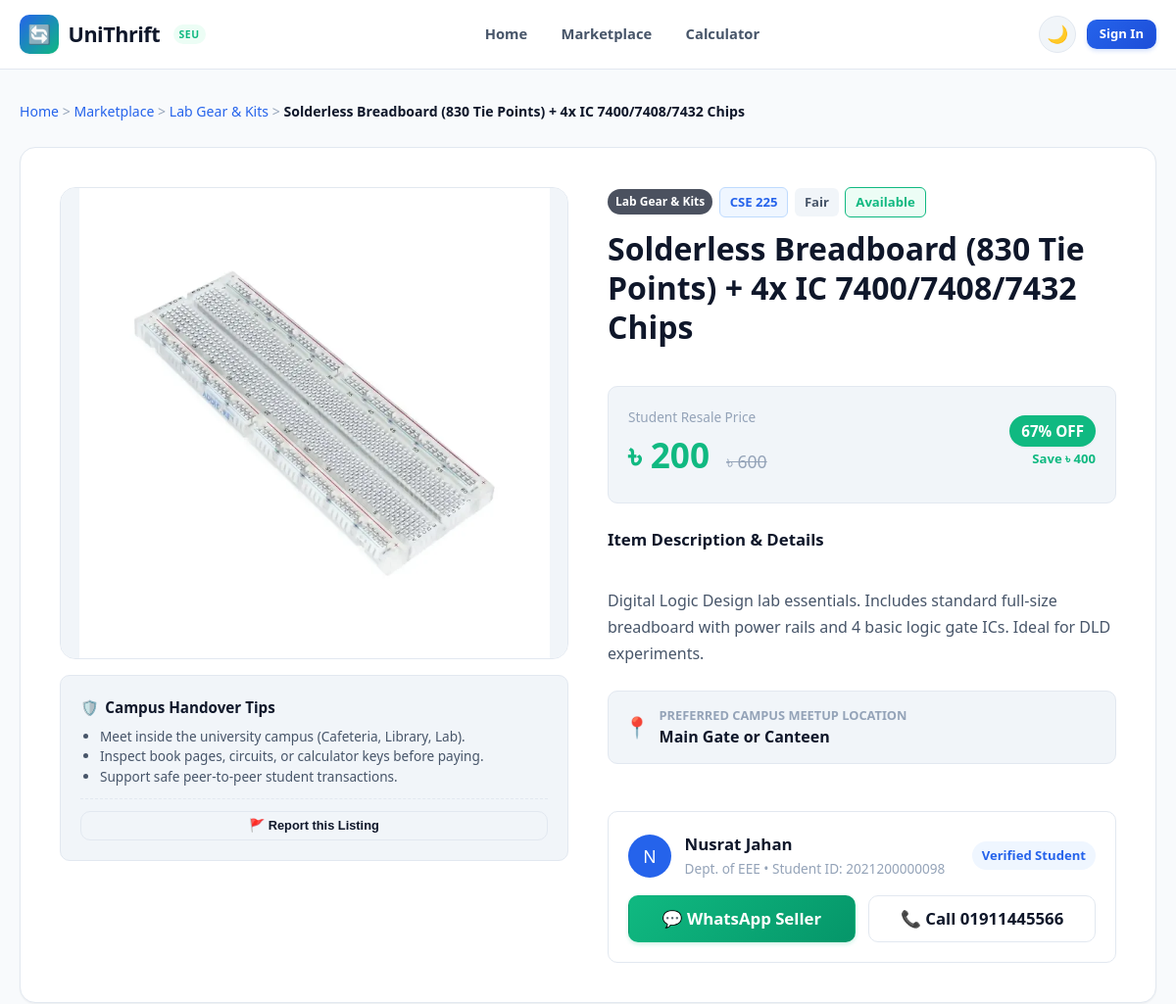
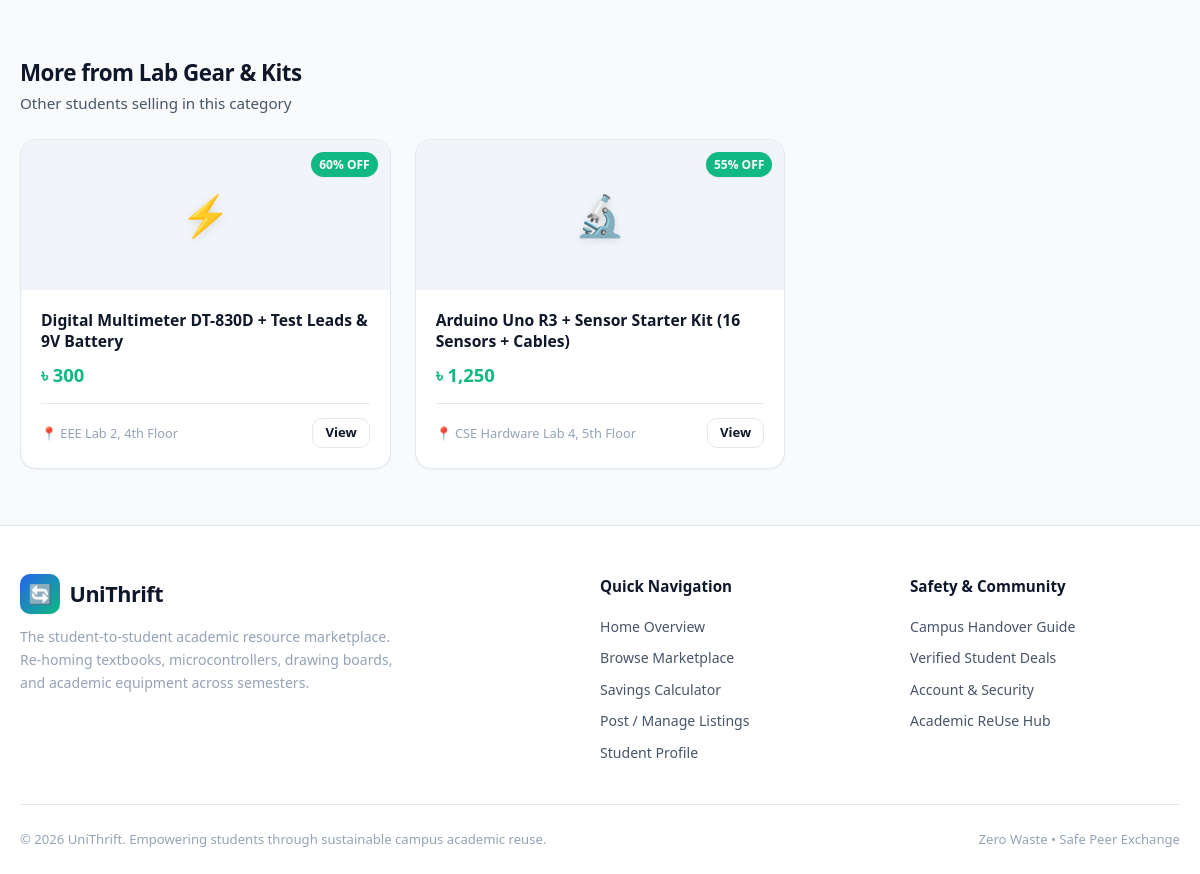
The app's page /item_details.php?id=7 with its own data (2 pictures, top to bottom).
### tables this page shows
CREATE TABLE `items` (
  `id` int(11) NOT NULL AUTO_INCREMENT,
  `user_id` int(11) NOT NULL,
  `title` varchar(150) NOT NULL,
  `category` enum('Textbooks','Lab Gear & Kits','Drawing & Tools','Electronics & Calculators','Other') NOT NULL,
  `course_code` varchar(20) DEFAULT NULL,
  `item_condition` enum('Like New','Gently Used','Fair') NOT NULL,
  `original_price` decimal(10,2) NOT NULL,
  `selling_price` decimal(10,2) NOT NULL,
  `description` text NOT NULL,
  `meetup_location` varchar(120) NOT NULL,
  `image_icon` varchar(10) DEFAULT '?',
  `image_url` varchar(255) DEFAULT NULL,
  `status` enum('Available','Reserved','Sold') DEFAULT 'Available',
  `created_at` timestamp NOT NULL DEFAULT current_timestamp(),
  `updated_at` timestamp NOT NULL DEFAULT current_timestamp() ON UPDATE current_timestamp(),
  PRIMARY KEY (`id`),
  KEY `user_id` (`user_id`),
  CONSTRAINT `items_ibfk_1` FOREIGN KEY (`user_id`) REFERENCES `users` (`id`) ON DELETE CASCADE
);

CREATE TABLE `users` (
  `id` int(11) NOT NULL AUTO_INCREMENT,
  `student_id` varchar(30) NOT NULL,
  `full_name` varchar(100) NOT NULL,
  `email` varchar(100) NOT NULL,
  `phone` varchar(25) NOT NULL,
  `department` varchar(50) DEFAULT 'CSE',
  `role` varchar(20) DEFAULT 'student',
  `password_hash` varchar(255) NOT NULL,
  `created_at` timestamp NOT NULL DEFAULT current_timestamp(),
  PRIMARY KEY (`id`),
  UNIQUE KEY `student_id` (`student_id`),
  UNIQUE KEY `email` (`email`)
);

### includes/auth_check.php (called while the page is built, shortened)
<?php
function is_logged_in(): bool {
    return !empty($_SESSION['user_id']);
}
function current_user(): ?array {
    if (!is_logged_in()) {
        return null;
    }
    return [
        'id'          => $_SESSION['user_id'],
        'student_id'  => $_SESSION['student_id'] ?? '',
        'full_name'   => $_SESSION['full_name'] ?? 'Student',
        'email'       => $_SESSION['email'] ?? '',
        'role'        => $_SESSION['role'] ?? 'student',
        'department'  => $_SESSION['department'] ?? 'CSE',
        'phone'       => $_SESSION['phone'] ?? ''
    ];
}
function format_price($amount): string {
    return APP_CURRENCY . ' ' . number_format((float)$amount, 0);
}
function calc_discount_pct($original, $selling): int {
    $orig = (float)$original;
    $sell = (float)$selling;
    return (int)round((($orig - $sell) / $orig) * 100);
}
function get_item_image(?string $imageUrl): ?string {
    $cleanPath = ltrim($imageUrl, '/\\');
    if (file_exists(__DIR__ . '/../' . $cleanPath) || file_exists(__DIR__ . '/' . $cleanPath)) {
        return $imageUrl;
    }
    return null;
}

### item_details.php (the view, shortened to what this page needs)
<?php
require_once __DIR__ . '/config/db.php';
require_once __DIR__ . '/includes/auth_check.php';
$itemId = isset($_GET['id']) ? (int)$_GET['id'] : 0;
$item = null;
$relatedItems = [];
try {
    $stmt = $pdo->prepare("
        SELECT i.*, u.full_name as seller_name, u.email as seller_email,
               u.phone as seller_phone, u.department as seller_dept, u.student_id as seller_sid
        FROM items i
        JOIN users u ON i.user_id = u.id
        WHERE i.id = :id
        LIMIT 1
    ");
    $stmt->execute([':id' => $itemId]);
    $item = $stmt->fetch();
    $relStmt = $pdo->prepare("
        SELECT * FROM items
        WHERE category = :cat AND id != :id AND status = 'Available'
        ORDER BY id DESC LIMIT 3
    ");
    $relStmt->execute([':cat' => $item['category'], ':id' => $itemId]);
    $relatedItems = $relStmt->fetchAll();
} catch (PDOException $e) {
    set_flash('error', 'Database error: ' . $e->getMessage());
    header("Location: marketplace.php");
    exit();
}
require_once __DIR__ . '/includes/header.php';
$discount = calc_discount_pct($item['original_price'], $item['selling_price']);
$savingsAmount = (float)$item['original_price'] - (float)$item['selling_price'];
$rawPhone = preg_replace('/[^0-9]/', '', $item['seller_phone']);
if (strlen($rawPhone) === 11 && str_starts_with($rawPhone, '01')) {
    $waPhone = '88' . $rawPhone;
} else {
    $waPhone = $rawPhone;
}
$waMessage = rawurlencode("Hi {$item['seller_name']}, I found your listing \"{$item['title']}\" on UniThrift. Is it still available for campus meetup?");
$waLink = "https://wa.me/{$waPhone}?text={$waMessage}";
$isOwner = ($currentUser && $currentUser['id'] == $item['user_id']);
?>
<div class="container" style="padding-top: 2rem; padding-bottom: 3.5rem;">
    <div style="font-size: 0.88rem; color: var(--text-muted); margin-bottom: 1.5rem;">
        <a href="index.php">Home</a> &gt;
        <a href="marketplace.php">Marketplace</a> &gt;
        <a href="marketplace.php?category=<?= urlencode($item['category']) ?>"><?= htmlspecialchars($item['category']) ?></a> &gt;
        <span style="color: var(--text-primary); font-weight: 600;"><?= htmlspecialchars($item['title']) ?></span>
    </div>
    <div class="detail-layout">
        <div style="display: flex; flex-direction: column; gap: 1rem;">
            <div class="detail-img-box" style="overflow: hidden; padding: 0;">
                <?php $imgSrc = get_item_image($item['image_url'] ?? null); ?>
                <?php if ($imgSrc): ?>
                    <img src="<?= htmlspecialchars($imgSrc) ?>" alt="<?= htmlspecialchars($item['title']) ?>" style="width: 100%; height: 100%; min-height: 380px; max-height: 480px; object-fit: contain; background: var(--bg-subtle);">
                <?php else: ?>
                    <span><?= htmlspecialchars($item['image_icon'] ?? '📦') ?></span>
                <?php endif; ?>
            </div>
            <div style="background: var(--bg-subtle); border: 1px solid var(--border-color); border-radius: var(--radius-md); padding: 1.25rem;">
                <h4 style="font-size: 0.95rem; font-weight: 700; margin-bottom: 0.5rem; display: flex; align-items: center; gap: 0.4rem;">
                    <span>🛡️</span> Campus Handover Tips
                </h4>
                <ul style="font-size: 0.85rem; color: var(--text-secondary); padding-left: 1.25rem; line-height: 1.5; margin-bottom: 0.75rem;">
                    <li>Meet inside the university campus (Cafeteria, Library, Lab).</li>
                    <li>Inspect book pages, circuits, or calculator keys before paying.</li>
                    <li>Support safe peer-to-peer student transactions.</li>
                </ul>
                <div style="border-top: 1px dashed var(--border-color); padding-top: 0.75rem; text-align: center;">
                    <button type="button" class="btn btn-outline btn-sm" onclick="openModal('reportModal')" style="font-size: 0.8rem; color: var(--danger); border-color: var(--border-color); width: 100%;">
                        🚩 Report this Listing
                    </button>
                </div>
            </div>
        </div>
        <div class="detail-info">
            <div class="card-tags" style="margin-bottom: 0.75rem;">
                <span class="card-badge-category" style="position: static;"><?= htmlspecialchars($item['category']) ?></span>
                <?php if (!empty($item['course_code'])): ?>
                    <span class="tag-course" style="font-size: 0.82rem; padding: 4px 10px;"><?= htmlspecialchars($item['course_code']) ?></span>
                <?php endif; ?>
                <span class="tag-condition" style="font-size: 0.82rem; padding: 4px 10px;"><?= htmlspecialchars($item['item_condition']) ?></span>
                <?php if ($item['status'] === 'Available'): ?>
                    <span class="status-available" style="font-size: 0.82rem; padding: 4px 10px; border-radius: var(--radius-sm); font-weight: 700;">Available</span>
                <?php elseif ($item['status'] === 'Reserved'): ?>
                    <span class="status-reserved" style="font-size: 0.82rem; padding: 4px 10px; border-radius: var(--radius-sm); font-weight: 700;">Reserved</span>
                <?php else: ?>
                    <span class="status-sold" style="font-size: 0.82rem; padding: 4px 10px; border-radius: var(--radius-sm); font-weight: 700;">Sold</span>
                <?php endif; ?>
            </div>
            <h1 style="font-size: 2rem; font-weight: 800; line-height: 1.25; margin-bottom: 1rem;">
                <?= htmlspecialchars($item['title']) ?>
            </h1>
            <div class="detail-price-box">
                <div>
                    <span style="font-size: 0.85rem; color: var(--text-muted); display: block;">Student Resale Price</span>
                    <span style="font-size: 2.2rem; font-weight: 800; color: var(--accent);">
                        <?= format_price($item['selling_price']) ?>
                    </span>
                    <?php if ($savingsAmount > 0): ?>
                        <span style="text-decoration: line-through; color: var(--text-muted); font-size: 1.1rem; margin-left: 0.5rem;">
                            <?= format_price($item['original_price']) ?>
                        </span>
                    <?php endif; ?>
                </div>
                <?php if ($discount > 0): ?>
                    <div style="text-align: right;">
                        <span class="card-badge-discount" style="position: static; font-size: 0.95rem; padding: 6px 12px;">
                            <?= $discount ?>% OFF
                        </span>
                        <div style="font-size: 0.82rem; color: var(--accent); font-weight: 600; margin-top: 4px;">
                            Save <?= format_price($savingsAmount) ?>
                        </div>
                    </div>
                <?php endif; ?>
            </div>
            <div style="margin-bottom: 1.5rem;">
                <h3 style="font-size: 1.05rem; font-weight: 700; margin-bottom: 0.5rem;">Item Description &amp; Details</h3>
                <p style="color: var(--text-secondary); line-height: 1.7; white-space: pre-line;">
                    <?= htmlspecialchars($item['description']) ?>
                </p>
            </div>
            <div style="display: flex; align-items: center; gap: 0.6rem; padding: 0.85rem 1rem; background: var(--bg-subtle); border-radius: var(--radius-md); margin-bottom: 1.5rem; border: 1px solid var(--border-color);">
                <span style="font-size: 1.3rem;">📍</span>
                <div>
                    <div style="font-size: 0.8rem; color: var(--text-muted); font-weight: 600;">PREFERRED CAMPUS MEETUP LOCATION</div>
                    <div style="font-weight: 700; color: var(--text-primary);"><?= htmlspecialchars($item['meetup_location']) ?></div>
                </div>
            </div>
            <div class="seller-card">
                <div style="display: flex; align-items: center; justify-content: space-between; margin-bottom: 1rem;">
                    <div style="display: flex; align-items: center; gap: 0.85rem;">
                        <div class="user-avatar-sm" style="width: 44px; height: 44px; font-size: 1.1rem;">
                            <?= strtoupper(substr($item['seller_name'], 0, 1)) ?>
                        </div>
                        <div>
                            <div style="font-weight: 800; font-size: 1.05rem;"><?= htmlspecialchars($item['seller_name']) ?></div>
                            <div style="font-size: 0.85rem; color: var(--text-muted);">
                                Dept. of <?= htmlspecialchars($item['seller_dept']) ?> &bull; Student ID: <?= htmlspecialchars($item['seller_sid']) ?>
                            </div>
                        </div>
                    </div>
                    <span style="font-size: 0.82rem; background: var(--primary-light); color: var(--primary); padding: 4px 10px; border-radius: var(--radius-full); font-weight: 700;">
                        Verified Student
                    </span>
                </div>
                <?php if ($isOwner): ?>
                    <div style="background: var(--primary-light); padding: 1rem; border-radius: var(--radius-md); text-align: center; border: 1px solid var(--primary-border);">
                        <p style="font-size: 0.9rem; font-weight: 600; color: var(--primary); margin-bottom: 0.75rem;">
                            ℹ️ This is your listing.
                        </p>
                        <a href="my_listings.php" class="btn btn-primary" style="width: 100%;">
                            ✏️ Edit or Change Status in My Listings
                        </a>
                    </div>
                <?php else: ?>
                    <div style="display: flex; gap: 0.85rem; flex-wrap: wrap;">
                        <a href="<?= htmlspecialchars($waLink) ?>" target="_blank" rel="noopener noreferrer" class="btn btn-accent btn-lg" style="flex: 1; min-width: 180px;">
                            💬 WhatsApp Seller
                        </a>
                        <a href="tel:<?= htmlspecialchars($item['seller_phone']) ?>" class="btn btn-outline btn-lg" style="flex: 1; min-width: 180px;">
                            📞 Call <?= htmlspecialchars($item['seller_phone']) ?>
                        </a>
                    </div>
                <?php endif; ?>
            </div>
        </div>
    </div>
    <?php if (!empty($relatedItems)): ?>
        <div style="margin-top: 3.5rem;">
            <div class="section-header" style="margin-bottom: 1.5rem;">
                <div>
                    <h3 class="section-title" style="font-size: 1.4rem;">More from <?= htmlspecialchars($item['category']) ?></h3>
                    <p class="section-desc">Other students selling in this category</p>
                </div>
            </div>
            <div class="items-grid">
                <?php foreach ($relatedItems as $rel): ?>
                    <?php $relDiscount = calc_discount_pct($rel['original_price'], $rel['selling_price']); ?>
                    <div class="item-card">
                        <div class="card-img-wrap" style="height: 150px;">
                            <span class="card-img-placeholder" style="font-size: 2.5rem;"><?= htmlspecialchars($rel['image_icon'] ?? '📦') ?></span>
                            <?php if ($relDiscount > 0): ?>
                                <span class="card-badge-discount"><?= $relDiscount ?>% OFF</span>
                            <?php endif; ?>
                        </div>
                        <div class="card-body">
                            <h4 class="card-title" style="font-size: 0.98rem;">
                                <a href="item_details.php?id=<?= (int)$rel['id'] ?>" style="color: inherit;">
                                    <?= htmlspecialchars($rel['title']) ?>
                                </a>
                            </h4>
                            <div class="card-price-row">
                                <span class="price-current" style="font-size: 1.15rem;"><?= format_price($rel['selling_price']) ?></span>
                            </div>
                            <div class="card-footer">
                                <span>📍 <?= htmlspecialchars($rel['meetup_location']) ?></span>
                                <a href="item_details.php?id=<?= (int)$rel['id'] ?>" class="btn btn-outline btn-sm">View</a>
                            </div>
                        </div>
                    </div>
                <?php endforeach; ?>
            </div>
        </div>
    <?php endif; ?>
</div>
<?php require_once __DIR__ . '/includes/footer.php'; ?>

### records on screen
items: category "Lab Gear & Kits", title "Solderless Breadboard (830 Tie Points) + 4x IC 7400/7408/7432 Chips", image_url (picture), course_code "CSE 225", item_condition "Fair", selling_price "৳ 200", original_price "৳ 600", discount "67", format_price($savingsAmount) "৳ 400", description "Digital Logic Design lab essentials. Includes standard full-size breadboard with power rails and 4 basic logic gate ICs. Ideal for DLD experiments.", meetup_location "Main Gate or Canteen", user.full_name "N", user.full_name "Nusrat Jahan", user.department "EEE", user.student_id "2021200000098", user.phone "01911445566"
items: image_icon "⚡", relDiscount "60", title "Digital Multimeter DT-830D + Test Leads & 9V Battery", selling_price "৳ 300", meetup_location "EEE Lab 2, 4th Floor"
items: image_icon "🔬", relDiscount "55", title "Arduino Uno R3 + Sensor Starter Kit (16 Sensors + Cables)", selling_price "৳ 1,250", meetup_location "CSE Hardware Lab 4, 5th Floor"

### other values on screen
APP_NAME "UniThrift"
